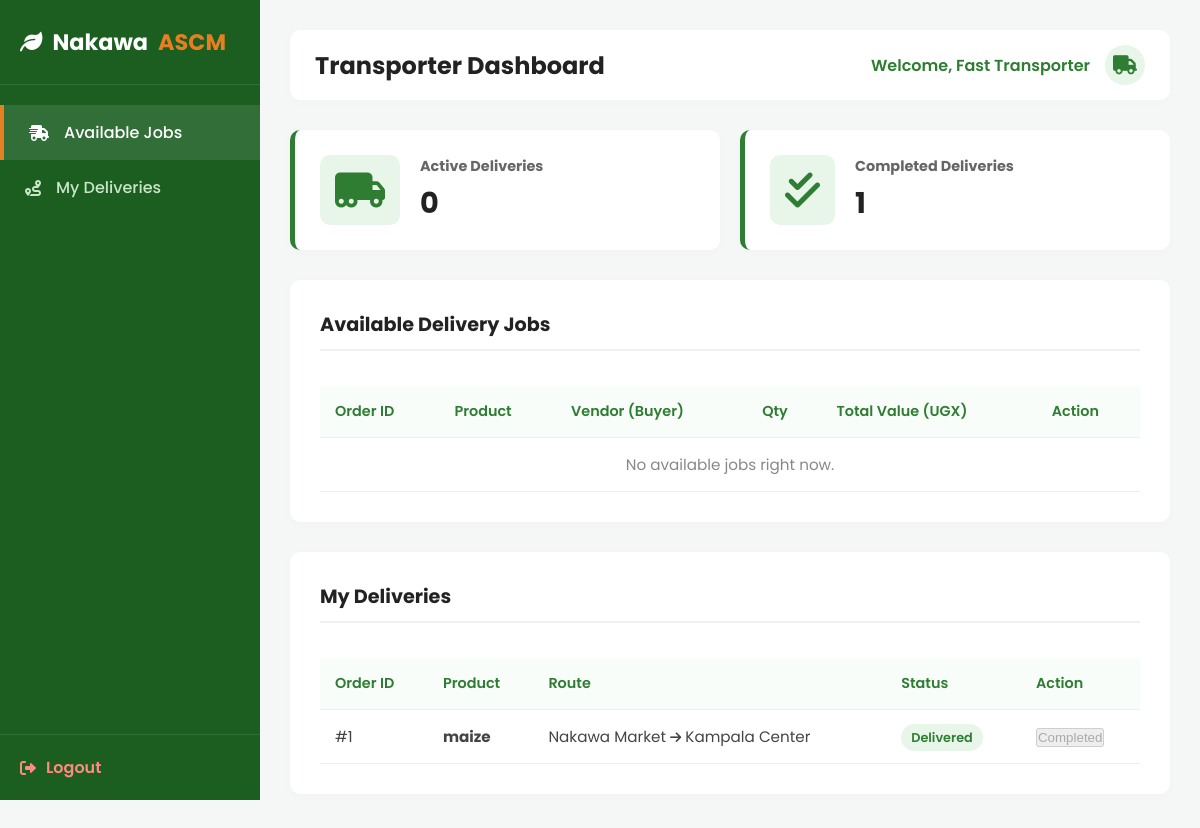
Screenshot of /transporter_dashboard.php (signed in) with the database file from the repository.
### tables this page shows
CREATE TABLE `logistics` (
  `id` int(11) NOT NULL,
  `order_id` int(11) NOT NULL,
  `transporter_id` int(11) NOT NULL,
  `pickup_location` varchar(100) NOT NULL,
  `delivery_location` varchar(100) NOT NULL,
  `status` enum('assigned','picked_up','in_transit','delivered') DEFAULT 'assigned',
  `updated_at` timestamp NOT NULL DEFAULT current_timestamp() ON UPDATE current_timestamp()
);

CREATE TABLE `produce` (
  `id` int(11) NOT NULL,
  `farmer_id` int(11) NOT NULL,
  `product_name` varchar(100) NOT NULL,
  `category` varchar(50) NOT NULL,
  `quantity` decimal(10,2) NOT NULL,
  `unit` varchar(20) NOT NULL,
  `price_per_unit` decimal(10,2) NOT NULL,
  `status` enum('available','sold_out') DEFAULT 'available',
  `created_at` timestamp NOT NULL DEFAULT current_timestamp()
);

### transporter_dashboard.php (the view, shortened to what this page needs)
<?php
include 'db_connect.php';
$transporter_id = $_SESSION['user_id'];
$availableOrdersQuery = "SELECT orders.*, produce.product_name, users.full_name as vendor_name
                         FROM orders
                         JOIN produce ON orders.produce_id = produce.id
                         JOIN users ON orders.vendor_id = users.id
                         LEFT JOIN logistics ON orders.id = logistics.order_id
                         WHERE logistics.id IS NULL AND orders.order_status != 'cancelled'
                         ORDER BY orders.created_at DESC";
$availableOrders = $conn->query($availableOrdersQuery);
$myDeliveriesQuery = "SELECT logistics.*, orders.total_price, produce.product_name, users.full_name as vendor_name
                      FROM logistics
                      JOIN orders ON logistics.order_id = orders.id
                      JOIN produce ON orders.produce_id = produce.id
                      JOIN users ON orders.vendor_id = users.id
                      WHERE logistics.transporter_id = '$transporter_id'
                      ORDER BY logistics.updated_at DESC";
$myDeliveries = $conn->query($myDeliveriesQuery);
$activeDeliveries = 0;
$completedDeliveries = 0;
$deliveryList = [];
while($row = $myDeliveries->fetch_assoc()) {
    $deliveryList[] = $row;
    if ($row['status'] == 'delivered') {
        $completedDeliveries++;
    } else {
        $activeDeliveries++;
    }
}
?>
<!DOCTYPE html>
<html lang="en">
<head>
    <link rel="stylesheet" href="css/style.css">
    <link rel="stylesheet" href="css/dashboard.css">
    <link rel="stylesheet" href="https://cdnjs.cloudflare.com/ajax/libs/font-awesome/6.0.0/css/all.min.css">
</head>
<body class="dashboard-body">
    <aside class="sidebar">
        <div class="sidebar-header">
            <i class="fa-solid fa-leaf"></i> Nakawa <span>ASCM</span>
        </div>
        <ul class="sidebar-menu">
            <li><a href="transporter_dashboard.php" class="active"><i class="fa-solid fa-truck-fast"></i> <span>Available Jobs</span></a></li>
            <li><a href="#my-deliveries"><i class="fa-solid fa-route"></i> <span>My Deliveries</span></a></li>
        </ul>
        <div class="sidebar-footer">
            <a href="logout.php"><i class="fa-solid fa-right-from-bracket"></i> <span>Logout</span></a>
        </div>
    </aside>
    <main class="main-content">
        <div class="top-bar">
            <h1>Transporter Dashboard</h1>
            <div class="user-info">
                <span>Welcome, <?php echo $_SESSION['full_name']; ?></span>
                <div class="user-avatar"><i class="fa-solid fa-truck"></i></div>
            </div>
        </div>
        <div class="stats-grid">
            <div class="stat-card">
                <i class="fa-solid fa-truck-moving"></i>
                <div>
                    <h3>Active Deliveries</h3>
                    <p><?php echo $activeDeliveries; ?></p>
                </div>
            </div>
            <div class="stat-card" style="border-left-color: #2e7d32;">
                <i class="fa-solid fa-check-double" style="color: #2e7d32; background: #e8f5e9;"></i>
                <div>
                    <h3>Completed Deliveries</h3>
                    <p><?php echo $completedDeliveries; ?></p>
                </div>
            </div>
        </div>
        <div class="content-section">
            <h2 class="section-header">Available Delivery Jobs</h2>
            <div class="table-responsive">
                <table class="data-table">
                    <thead>
                        <tr>
                            <th>Order ID</th>
                            <th>Product</th>
                            <th>Vendor (Buyer)</th>
                            <th>Qty</th>
                            <th>Total Value (UGX)</th>
                            <th>Action</th>
                        </tr>
                    </thead>
                    <tbody>
                        <?php if ($availableOrders->num_rows > 0): ?>
                            <?php while($order = $availableOrders->fetch_assoc()): ?>
                                <tr>
                                    <td>#<?php echo $order['id']; ?></td>
                                    <td><strong><?php echo htmlspecialchars($order['product_name']); ?></strong></td>
                                    <td><?php echo htmlspecialchars($order['vendor_name']); ?></td>
                                    <td><?php echo htmlspecialchars($order['quantity_ordered']); ?></td>
                                    <td><?php echo number_format($order['total_price']); ?></td>
                                    <td>
                                        <form action="transporter_dashboard.php" method="POST">
                                            <input type="hidden" name="order_id" value="<?php echo $order['id']; ?>">
                                            <button type="submit" name="accept_order" class="btn-action btn-assign">Accept Job</button>
                                        </form>
                                    </td>
                                </tr>
                            <?php endwhile; ?>
                        <?php else: ?>
                            <tr>
                                <td colspan="6" style="text-align: center; color: #888;">No available jobs right now.</td>
                            </tr>
                        <?php endif; ?>
                    </tbody>
                </table>
            </div>
        </div>
        <div class="content-section" id="my-deliveries">
            <h2 class="section-header">My Deliveries</h2>
            <div class="table-responsive">
                <table class="data-table">
                    <thead>
                        <tr>
                            <th>Order ID</th>
                            <th>Product</th>
                            <th>Route</th>
                            <th>Status</th>
                            <th>Action</th>
                        </tr>
                    </thead>
                    <tbody>
                        <?php if (count($deliveryList) > 0): ?>
                            <?php foreach ($deliveryList as $delivery): ?>
                                <tr>
                                    <td>#<?php echo $delivery['order_id']; ?></td>
                                    <td><strong><?php echo htmlspecialchars($delivery['product_name']); ?></strong></td>
                                    <td><?php echo htmlspecialchars($delivery['pickup_location']); ?> <i class="fa-solid fa-arrow-right" style="font-size:0.8rem;"></i> <?php echo htmlspecialchars($delivery['delivery_location']); ?></td>
                                    <td>
                                        <span class="badge badge-available"><?php echo ucfirst(str_replace('_', ' ', $delivery['status'])); ?></span>
                                    </td>
                                    <td>
                                        <?php if ($delivery['status'] == 'assigned'): ?>
                                            <form action="transporter_dashboard.php" method="POST" style="display:inline;">
                                                <input type="hidden" name="logistics_id" value="<?php echo $delivery['id']; ?>">
                                                <input type="hidden" name="order_id" value="<?php echo $delivery['order_id']; ?>">
                                                <input type="hidden" name="new_status" value="picked_up">
                                                <button type="submit" name="update_status" class="btn-action btn-pickup">Mark Picked Up</button>
                                            </form>
                                        <?php else: ?>
                                            <button class="btn-action btn-disabled" disabled>Completed</button>
                                        <?php endif; ?>
                                    </td>
                                </tr>
                            <?php endforeach; ?>
                        <?php else: ?>
                            <tr>
                                <td colspan="5" style="text-align: center; color: #888;">You have no active deliveries. Accept a job above!</td>
                            </tr>
                        <?php endif; ?>
                    </tbody>
                </table>
            </div>
        </div>
    </main>
</body>
</html>

### css/style.css (style rules this page uses)
* { margin: 0; padding: 0; box-sizing: border-box; }
body { background-color: #f8fdf9; color: #333; font-family: 'Poppins', sans-serif; overflow-x: hidden; }

### css/dashboard.css (style rules this page uses)
.dashboard-body { background-color: #f4f7f6; display: flex; min-height: 100vh; }
.sidebar { width: 260px; background: #1b5e20; color: #fff; display: flex; flex-direction: column; position: fixed; height: 100vh; transition: 0.3s; }
.sidebar-header { padding: 25px 20px; font-size: 1.4rem; font-weight: 700; border-bottom: 1px solid rgba(255,255,255,0.1); display: flex; align-items: center; gap: 10px; }
.sidebar-header span { color: #e67e22; }
.sidebar-menu { list-style: none; padding: 20px 0; flex-grow: 1; }
.sidebar-menu li a { display: flex; align-items: center; gap: 15px; padding: 15px 25px; color: #c8e6c9; text-decoration: none; font-weight: 500; transition: 0.3s; }
.sidebar-menu li a:hover, .sidebar-menu li a.active { background: rgba(255,255,255,0.1); color: #fff; border-left: 4px solid #e67e22; }
.sidebar-footer { padding: 20px; border-top: 1px solid rgba(255,255,255,0.1); }
.sidebar-footer a { color: #ff8a80; text-decoration: none; display: flex; align-items: center; gap: 10px; font-weight: 600; }
.main-content { margin-left: 260px; flex-grow: 1; padding: 30px; width: calc(100% - 260px); }
.top-bar { display: flex; justify-content: space-between; align-items: center; margin-bottom: 30px; background: #fff; padding: 15px 25px; border-radius: 10px; box-shadow: 0 2px 10px rgba(0,0,0,0.02); }
.top-bar h1 { font-size: 1.5rem; color: #222; }
.user-info { display: flex; align-items: center; gap: 15px; font-weight: 600; color: #2e7d32; }
.user-avatar { width: 40px; height: 40px; background: #e8f5e9; border-radius: 50%; display: flex; justify-content: center; align-items: center; color: #2e7d32; font-size: 1.2rem; }
.stats-grid { display: grid; grid-template-columns: repeat(auto-fit, minmax(200px, 1fr)); gap: 20px; margin-bottom: 30px; }
.stat-card { background: #fff; padding: 25px; border-radius: 10px; box-shadow: 0 2px 10px rgba(0,0,0,0.02); border-left: 5px solid #2e7d32; display: flex; align-items: center; gap: 20px; }
.stat-card i { font-size: 2.5rem; color: #2e7d32; background: #e8f5e9; padding: 15px; border-radius: 10px; }
.stat-card h3 { font-size: 0.9rem; color: #666; margin-bottom: 5px; }
.stat-card p { font-size: 1.8rem; font-weight: 700; color: #222; }
.content-section { background: #fff; padding: 30px; border-radius: 10px; box-shadow: 0 2px 10px rgba(0,0,0,0.02); margin-bottom: 30px; }
.section-header { margin-bottom: 20px; font-size: 1.2rem; color: #222; border-bottom: 2px solid #f0f0f0; padding-bottom: 10px; }
.table-responsive { overflow-x: auto; }
.data-table { width: 100%; border-collapse: collapse; margin-top: 15px; }
.data-table th, .data-table td { padding: 15px; text-align: left; border-bottom: 1px solid #eee; }
.data-table th { background: #f8fdf9; color: #2e7d32; font-weight: 600; font-size: 0.9rem; }
.data-table td { font-size: 0.95rem; color: #444; }
.badge { padding: 5px 10px; border-radius: 20px; font-size: 0.8rem; font-weight: 600; }
.badge-available { background: #e8f5e9; color: #2e7d32; }

### rows the page displays
logistics: order "1", produce.product_name "maize", pickup_location "Nakawa Market", delivery_location "Kampala Center", status "Delivered", shows "Completed"

### other values shown
$_SESSION['full_name'] "Fast Transporter"
$activeDeliveries "0"
$completedDeliveries "1"
